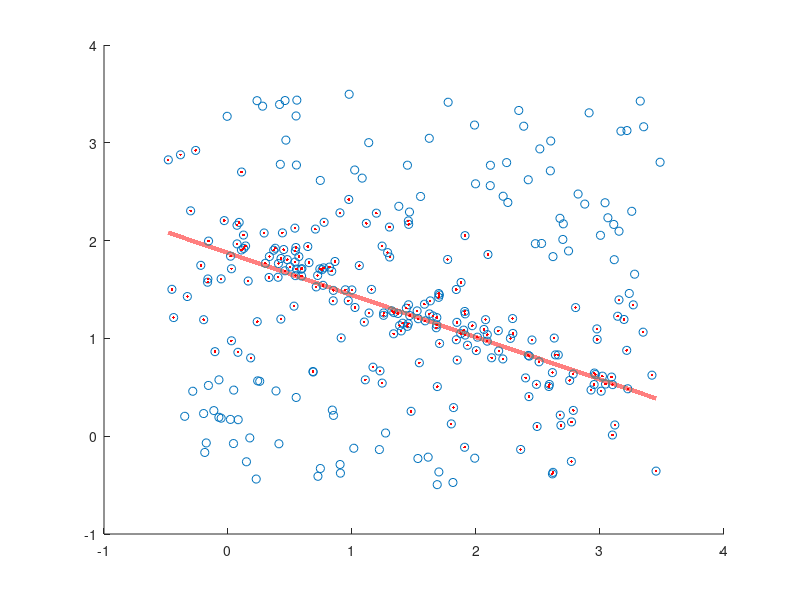

Write the MATLAB code that produced this figure. (Note: this script raises an error after producing the figure.)
function hw11()

close all;
%
%%
%%% PART A %%%
data1 = load('line_data_2.txt');
whos('data1')
%data1(:,1)
figure(1),
scatter(data1(:,1),data1(:,2));
hold on
data2 = [data1(:,1) data1(:,2) ones(size(data1(:,1)))];
data = data1;

K=100;
sigma=1;
pretotal=0;
k=1;
while pretotal < size(data,1)*2/3 &&  k<K
    SampIndex=floor(1+(size(data,1)-1)*rand(2,1));
    
    samp1=data(SampIndex(1),:);
    samp2=data(SampIndex(2),:);
    
    line=tls([samp1;samp2]);
    mask=abs(line*[data ones(size(data,1),1)]');
    total=sum(mask<sigma);
    
    if total>pretotal
        pretotal=total;
        bestline=line;
    end  
    k=k+1;
end

mask=abs(bestline*[data ones(size(data,1),1)]')<sigma;    
hold on

finalMat = [0 0];
for i=1:length(mask)
    if mask(i)
        if i==1
            finalMat = [data(i,1) data(i,2)];
        else
            finalMat = [finalMat; data(i,1) data(i,2)];
        end
    end
end
plot(finalMat(:,1), finalMat(:,2), 'r.')
hold on
coeffs = polyfit(finalMat(:,1), finalMat(:,2),1);
fittedX = linspace(min(finalMat(:,1)), max(finalMat(:,1)), 100200);
fittedY = polyval(coeffs, fittedX);
%hold on
plot(fittedX, fittedY, 'r-', 'LineWidth', 3)
%{
for i=1:length(mask)
    if mask(i)
        plot(data(i,1),data(i,2),'r.');
    end
end
%}
%{
ff = polyfit(data(:,1), data(:,2),1);
fff = polyval(ff, data(:,1));
plot(data(:,1), fff, '--r')
%}
hold off
hold off

%% part B1
%Homography
%4 pairs (repeat 9 more)
p4_1 = randi([0 1], 1, 2);
p4_2 = randi([0 1], 1, 2);
p4_3 = randi([0 1], 1, 2);
p4_4 = randi([0 1], 1, 2);
p4_5 = randi([0 1], 1, 2);
p4_6 = randi([0 1], 1, 2);
p4_7 = randi([0 1], 1, 2);
p4_8 = randi([0 1], 1, 2);

ptset1 = [p4_1 1; p4_2 1; p4_3 1; p4_4 1];
ptset1t = ptset1';
whos('ptset1t')
whos('ptset1')
ptset2 = [p4_5 1; p4_6 1; p4_7 1; p4_8 1];
ptset2t = ptset2';

rmsavg4 = 0;
for i = 1:10
[H4, T41, T42] = homography(ptset1t, ptset2t);


%THIS COMMENT STUB STATES THAT 
%THIS CODE IS THE PROPERTY OF OMAR R.G. (UofA Student)

%rms??
diff = T41 - T42;
squared = diff.^2;
summed = sum(squared, 'all');
division = summed/15;
rms = sqrt(division);
rms

rmsavg4 = rmsavg4 + rms;
end
rmsavg4
rmsavg4fin = rmsavg4/10;
rmsavg4fin
%repeat 9 times and average %%%%%%%%%%%%%%%%%%%%%%%%%%%%%%%%%%%%%%%%

%5 pairs (repeat 9 more)
p5_1 = randi([0 1], 1, 2);
p5_2 = randi([0 1], 1, 2);
p5_3 = randi([0 1], 1, 2);
p5_4 = randi([0 1], 1, 2);
p5_5 = randi([0 1], 1, 2);
p5_6 = randi([0 1], 1, 2);
p5_7 = randi([0 1], 1, 2);
p5_8 = randi([0 1], 1, 2);
p5_9 = randi([0 1], 1, 2);
p5_10 = randi([0 1], 1, 2);

ptset1 = [p5_1 1; p5_2 1; p5_3 1; p5_4 1; p5_5 1];
ptset1t = ptset1';
whos('ptset1t')
whos('ptset1')
ptset2 = [p5_6 1; p5_7 1; p5_8 1; p5_9 1; p5_10 1];
ptset2t = ptset2';

rmsavg5 = 0;
for i = 1:10
[H4, T41, T42] = homography(ptset1t, ptset2t);

%rms??
diff = T41 - T42;
squared = diff.^2;
summed = sum(squared, 'all');
division = summed/15;
rms = sqrt(division);
rms

rmsavg5 = rmsavg5 + rms;
end
rmsavg5
rmsavg5fin = rmsavg5/10;
rmsavg5fin
%repeat 9 times and average %%%%%%%%%%%%%%%%%%%%%%%%%%%%%%%%%%%%%%%%


%6pairs (repeat 9 more)
p6_1 = randi([0 1], 1, 2);
p6_2 = randi([0 1], 1, 2);
p6_3 = randi([0 1], 1, 2);
p6_4 = randi([0 1], 1, 2);
p6_5 = randi([0 1], 1, 2);
p6_6 = randi([0 1], 1, 2);
p6_7 = randi([0 1], 1, 2);
p6_8 = randi([0 1], 1, 2);
p6_9 = randi([0 1], 1, 2);
p6_10 = randi([0 1], 1, 2);
p6_11 = randi([0 1], 1, 2);
p6_12 = randi([0 1], 1, 2);

ptset1 = [p6_1 1; p6_2 1; p6_3 1; p6_4 1; p6_5 1; p6_6 1];
ptset1t = ptset1';
whos('ptset1t')
whos('ptset1')
ptset2 = [p6_7 1; p6_8 1; p6_9 1; p6_10 1; p6_11 1; p6_12 1];
ptset2t = ptset2';

rmsavg6 = 0;
for i = 1:10
[H4, T41, T42] = homography(ptset1t, ptset2t);

%rms??
diff = T41 - T42;
squared = diff.^2;
summed = sum(squared, 'all');
division = summed/15;
rms = sqrt(division);
rms

rmsavg6 = rmsavg6 + rms;
end
rmsavg6
rmsavg6fin = rmsavg6/10;
rmsavg6fin
%repeat 9 times and average %%%%%%%%%%%%%%%%%%%%%%%%%%%%%%%%%%%%%%%%



% PART B2
%slides and frames choose 8 points and run DLT
%then rms the transformations 
% (TRIAL WITH X AND Y) (Try orientations)

% SLIDE FRAME 1
slide1 = imread('slide1.tiff');
slide1 = slide1(:,:,1:3);
frame1 = imread('frame1.jpg');
ptset1 = [3 3 1; 332 24 1; 108 16 1; 256 85 1; 217 221 1; 202 157 1; 183 151 1; 316 114 1];
ptset1t = ptset1';
whos('ptset1t')
whos('ptset1')
ptset2 = [148 15 1; 324 30 1; 204 22 1; 277 54 1; 262 123 1; 254 92 1; 245 86 1; 315 71 1];
ptset2t = ptset2';
[Hsf1, T41, T42] = homography(ptset1t, ptset2t);
Hsf1
%rms??
diff = T41 - T42;
squared = diff.^2;
summed = sum(squared, 'all');
division = summed/15;
rms = sqrt(division);
rms

figure(2), imshow(slide1);
hold on
plot(ptset1(:,1), ptset1(:,2), 'r*')
hold off
figure(3), imshow(frame1)
datacursormode on
hold on
ptset2(:,1)
ptset2(:,2)
%plot(148, 15, 'r*')
hold on
plot(ptset2(:,1), ptset2(:,2), 'r*')
hold off

% SLIDE FRAME 2
slide2 = imread('slide2.tiff');
frame2 = imread('frame2.jpg');
ptset1_2 = [166 227 1; 134 221 1; 121 178 1; 163 179 1; 204 179 1; 242 176 1; 252 183 1; 277 145 1];
ptset1t_2 = ptset1_2';
whos('ptset1t')
whos('ptset1')
ptset2_2 = [162 145 1; 143 139 1; 134 116 1; 161 116 1; 186 116 1; 207 116 1; 214 121 1; 227 95 1];
ptset2t_2 = ptset2_2';
[Hsf2, T41, T42] = homography(ptset1t_2, ptset2t_2);
Hsf2
%rms??
diff = T41 - T42;
squared = diff.^2;
summed = sum(squared, 'all');
division = summed/15;
rms = sqrt(division);
rms

figure(4), imshow(slide2);
hold on
plot(ptset1_2(:,1), ptset1_2(:,2), 'r*')
hold off
figure(5), imshow(frame2)
datacursormode on
hold on
ptset2_2(:,1)
ptset2_2(:,2)
%plot(148, 15, 'r*')
hold on
plot(ptset2_2(:,1), ptset2_2(:,2), 'r*')
hold off

% SLIDE FRAME 3
slide3 = imread('slide3.tiff');
frame3 = imread('frame3.jpg');
ptset1_3 = [101 114 1; 81 115 1; 35 107 1; 113 101 1; 120 103 1; 181 101 1; 191 101 1; 211 101 1];
ptset1t_3 = ptset1_3';
whos('ptset1t')
whos('ptset1')
ptset2_3 = [119 58 1; 98 60 1; 49 51 1; 133 46 1; 140 48 1; 203 47 1; 215 47 1; 242 48 1];
ptset2t_3 = ptset2_3';
[Hsf3, T41, T42] = homography(ptset1t_3, ptset2t_3);
Hsf3
%rms??
diff = T41 - T42;
squared = diff.^2;
summed = sum(squared, 'all');
division = summed/15;
rms = sqrt(division);
rms

figure(6), imshow(slide3);
hold on
plot(ptset1_3(:,1), ptset1_3(:,2), 'r*')
hold off
figure(7), imshow(frame3)
datacursormode on
hold on
ptset2_3(:,1)
ptset2_3(:,2)
%plot(148, 15, 'r*')
hold on
plot(ptset2_3(:,1), ptset2_3(:,2), 'r*')
hold off

% PART B3
%take 4 of the 8 points and run homography on them
%use the computed homography to map points onto the video frame
% X' = H*X
% 
%slide frame 1
whos('ptset1')
whos('Hsf1')
nupts = [101 114 1; 35 107 1; 113 101 1; 211 101 1];
nupts2 = [119 58 1; 49 51 1; 133 46 1; 242 48 1];
nuptst = nupts';
nupts2t = nupts2';
[Hsfc1, T4c1, T4c2] = homography(nuptst, nupts2t);
whos('nupts')
reproj1 = Hsfc1*ptset1';
reproj1
reproj1(1,:)
reproj1F = [reproj1(1,:)./reproj1(3,:); reproj1(2,:)./reproj1(3,:)];
reproj1F
ptset2
figure(8), imshow(slide1)
hold on
plot(ptset1(:,1), ptset1(:,2), 'r*')
hold on
plot(nupts(:,1), nupts(:,2), 'y*')
hold off
figure(9), imshow(frame1)
datacursormode on
hold on
plot(reproj1F(1,:), reproj1F(2,:), 'r*')
hold on
plot(nupts2(:,1), nupts2(:,2), 'y*')
hold off

%slide frame 2
whos('ptset1')
whos('Hsf1')
nupts = [166 227 1; 134 221 1; 204 179 1; 242 176 1];
nupts2 = [162 145 1; 143 139 1; 186 116 1; 207 116 1];
nuptst = nupts';
nupts2t = nupts2';
[Hsfc2, T4c1, T4c2] = homography(nuptst, nupts2t);
whos('nupts')
reproj1 = Hsfc2*ptset1_2';
reproj1
reproj1(1,:)
reproj1F = [reproj1(1,:)./reproj1(3,:); reproj1(2,:)./reproj1(3,:)];
reproj1F
ptset2
figure(8), imshow(slide2)
hold on
plot(ptset1_2(:,1), ptset1_2(:,2), 'r*')
hold on
plot(nupts(:,1), nupts(:,2), 'y*')
hold off
figure(9), imshow(frame2)
datacursormode on
hold on
plot(reproj1F(1,:), reproj1F(2,:), 'r*')
hold on
plot(nupts2(:,1), nupts2(:,2), 'y*')
hold off


ptset1_3 = [101 114 1; 81 115 1; 35 107 1; 113 101 1; 120 103 1; 181 101 1; 191 101 1; 211 101 1];
ptset1t_3 = ptset1_3';
whos('ptset1t')
whos('ptset1')
ptset2_3 = [119 58 1; 98 60 1; 49 51 1; 133 46 1; 140 48 1; 203 47 1; 215 47 1; 242 48 1];
ptset2t_3 = ptset2_3';

%slide frame 3
whos('ptset1')
whos('Hsf1')
nupts = [101 114 1; 81 115 1; 120 103 1; 181 101 1];
nupts2 = [119 58 1; 98 60 1; 140 48 1; 203 47 1];
nuptst = nupts';
nupts2t = nupts2';
[Hsfc3, T4c1, T4c2] = homography(nuptst, nupts2t);
whos('nupts')
reproj1 = Hsfc3*ptset1_3';
reproj1
reproj1(1,:)
reproj1F = [reproj1(1,:)./reproj1(3,:); reproj1(2,:)./reproj1(3,:)];
reproj1F
ptset2
figure(8), imshow(slide3)
hold on
plot(ptset1_3(:,1), ptset1_3(:,2), 'r*')
hold on
plot(nupts(:,1), nupts(:,2), 'y*')
hold off
figure(9), imshow(frame3)
datacursormode on
hold on
plot(reproj1F(1,:), reproj1F(2,:), 'r*')
hold on
plot(nupts2(:,1), nupts2(:,2), 'y*')
hold off


%% PART C

end

%-----------------------------------------------------------------------
% Function to check argument values and set defaults

function [x1, x2] = layout(arg);
    
    if length(arg) == 2
	x1 = arg{1};
	x2 = arg{2};
	if ~all(size(x1)==size(x2))
	    error('x1 and x2 must have the same size');
	elseif size(x1,1) ~= 3
	    error('x1 and x2 must be 3xN');
	end
	
    elseif length(arg) == 1
	if size(arg{1},1) ~= 6
	    error('Single argument x must be 6xN');
	else
	    x1 = arg{1}(1:3,:);
	    x2 = arg{1}(4:6,:);
	end
    else
	error('Wrong number of arguments supplied');
    end
    
end

function [H, T1, T2] = homography(varargin)
    
    [x1, x2] = layout(varargin(:));

    [x1, T1] = normalise2dpts(x1);
    [x2, T2] = normalise2dpts(x2);
    
   
    Npts = length(x1);
    A = zeros(3*Npts,9);
    
    O = [0 0 0];
    for n = 1:Npts
	X = x1(:,n)';
	x = x2(1,n); y = x2(2,n); w = x2(3,n);
	A(3*n-2,:) = [  O  -w*X  y*X];
	A(3*n-1,:) = [ w*X   O  -x*X];
	A(3*n  ,:) = [-y*X  x*X   O ];
    end
    
    [U,D,V] = svd(A,0); 
    H = reshape(V(:,9),3,3)';
    
    H = T2\H*T1;
end

function [newpts, T] = normalise2dpts(pts)

    if size(pts,1) ~= 3
        error('pts must be 3xN');
    end
    
    finiteind = find(abs(pts(3,:)) > eps);
    
    if length(finiteind) ~= size(pts,2)
        warning('Some points are at infinity');
    end
    
    pts(1,finiteind) = pts(1,finiteind)./pts(3,finiteind);
    pts(2,finiteind) = pts(2,finiteind)./pts(3,finiteind);
    pts(3,finiteind) = 1;
    
    c = mean(pts(1:2,finiteind)')';            
    newp(1,finiteind) = pts(1,finiteind)-c(1);
    newp(2,finiteind) = pts(2,finiteind)-c(2);
    
    dist = sqrt(newp(1,finiteind).^2 + newp(2,finiteind).^2);
    meandist = mean(dist(:));
    scale = sqrt(2)/meandist;
    
    T = [scale   0   -scale*c(1)
         0     scale -scale*c(2)
         0       0      1      ];
    
    newpts = T*pts;
end

function H = computeDLT(uT, vT, u, v)
unit=ones(6,1);
p1=[u v unit]';
p2=[uT vT unit]';
[p1_norm, p1_trans]= normalise2dpts(p1);
[p2_norm, p2_trans]= normalise2dpts(p2);


A=[];
tempA=[];
for i=1:6
    tempA=[zeros(1,3) (-1)*p2_norm(:,i)' p1_norm(2,i)*p2_norm(:,i)';
        p2_norm(:,i)' zeros(1,3) -p1_norm(1,i)*p2_norm(:,i)'];
    A=[A ;tempA];
end

[U,S,V]=svd(A);
h=V(:,end);
H=reshape(h,[3, 3])';

H = inv(p1_trans)*H*(p2_trans);
end

function line=tls(data)
    x = data(1, :);
    y = data(2, :);

    k=(y(1)-y(2))/(x(1)-x(2));
    a=sqrt(1-1/(1+k^2));
    b=sqrt(1-a^2);

    if k>0
       b=-b; 
    end
    
    c=-a*x(1)-b*y(1);
    line=[a b c];
end
